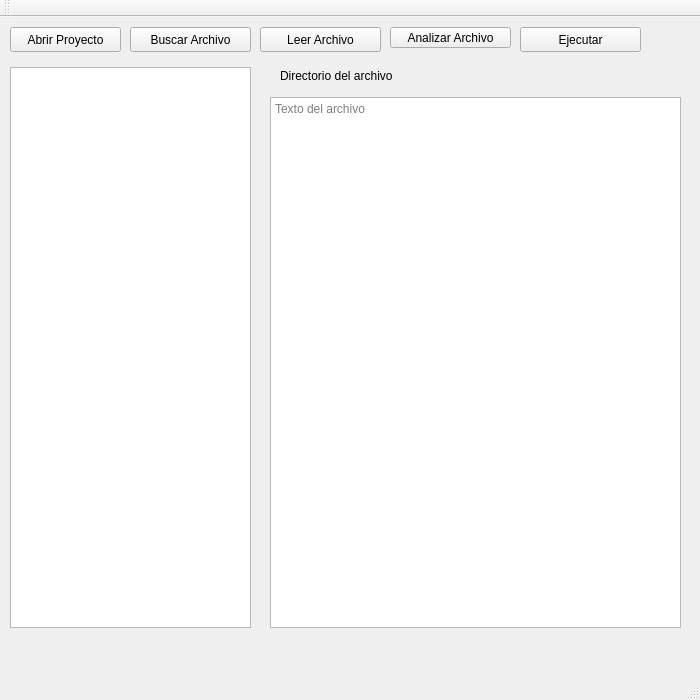
<?xml version="1.0" encoding="UTF-8"?>
<ui version="4.0">
 <class>MainWindow</class>
 <widget class="QMainWindow" name="MainWindow">
  <property name="geometry">
   <rect>
    <x>0</x>
    <y>0</y>
    <width>700</width>
    <height>700</height>
   </rect>
  </property>
  <property name="minimumSize">
   <size>
    <width>700</width>
    <height>700</height>
   </size>
  </property>
  <property name="maximumSize">
   <size>
    <width>1024</width>
    <height>700</height>
   </size>
  </property>
  <property name="windowTitle">
   <string>MainWindow</string>
  </property>
  <widget class="QWidget" name="centralWidget">
   <widget class="QPushButton" name="btnBuscarArchivo">
    <property name="geometry">
     <rect>
      <x>130</x>
      <y>10</y>
      <width>121</width>
      <height>25</height>
     </rect>
    </property>
    <property name="text">
     <string>Buscar Archivo</string>
    </property>
   </widget>
   <widget class="QLabel" name="lblFilename">
    <property name="geometry">
     <rect>
      <x>280</x>
      <y>50</y>
      <width>231</width>
      <height>17</height>
     </rect>
    </property>
    <property name="text">
     <string>Directorio del archivo</string>
    </property>
   </widget>
   <widget class="QTextEdit" name="edtCajaTexto">
    <property name="geometry">
     <rect>
      <x>270</x>
      <y>80</y>
      <width>411</width>
      <height>531</height>
     </rect>
    </property>
    <property name="placeholderText">
     <string>Texto del archivo</string>
    </property>
   </widget>
   <widget class="QPushButton" name="btnLeer">
    <property name="geometry">
     <rect>
      <x>260</x>
      <y>10</y>
      <width>121</width>
      <height>25</height>
     </rect>
    </property>
    <property name="text">
     <string>Leer Archivo</string>
    </property>
   </widget>
   <widget class="QPushButton" name="btnAnalizar">
    <property name="geometry">
     <rect>
      <x>390</x>
      <y>10</y>
      <width>121</width>
      <height>21</height>
     </rect>
    </property>
    <property name="text">
     <string>Analizar Archivo</string>
    </property>
   </widget>
   <widget class="QPushButton" name="btnEjecutar">
    <property name="geometry">
     <rect>
      <x>520</x>
      <y>10</y>
      <width>121</width>
      <height>25</height>
     </rect>
    </property>
    <property name="text">
     <string>Ejecutar</string>
    </property>
   </widget>
   <widget class="QTreeView" name="treeViewFiles">
    <property name="geometry">
     <rect>
      <x>10</x>
      <y>50</y>
      <width>241</width>
      <height>561</height>
     </rect>
    </property>
   </widget>
   <widget class="QPushButton" name="btnProyecto">
    <property name="geometry">
     <rect>
      <x>10</x>
      <y>10</y>
      <width>111</width>
      <height>25</height>
     </rect>
    </property>
    <property name="text">
     <string>Abrir Proyecto</string>
    </property>
   </widget>
  </widget>
  <widget class="QMenuBar" name="menuBar">
   <property name="geometry">
    <rect>
     <x>0</x>
     <y>0</y>
     <width>700</width>
     <height>22</height>
    </rect>
   </property>
  </widget>
  <widget class="QToolBar" name="mainToolBar">
   <attribute name="toolBarArea">
    <enum>TopToolBarArea</enum>
   </attribute>
   <attribute name="toolBarBreak">
    <bool>false</bool>
   </attribute>
  </widget>
  <widget class="QStatusBar" name="statusBar"/>
 </widget>
 <layoutdefault spacing="6" margin="11"/>
 <resources/>
 <connections/>
</ui>
